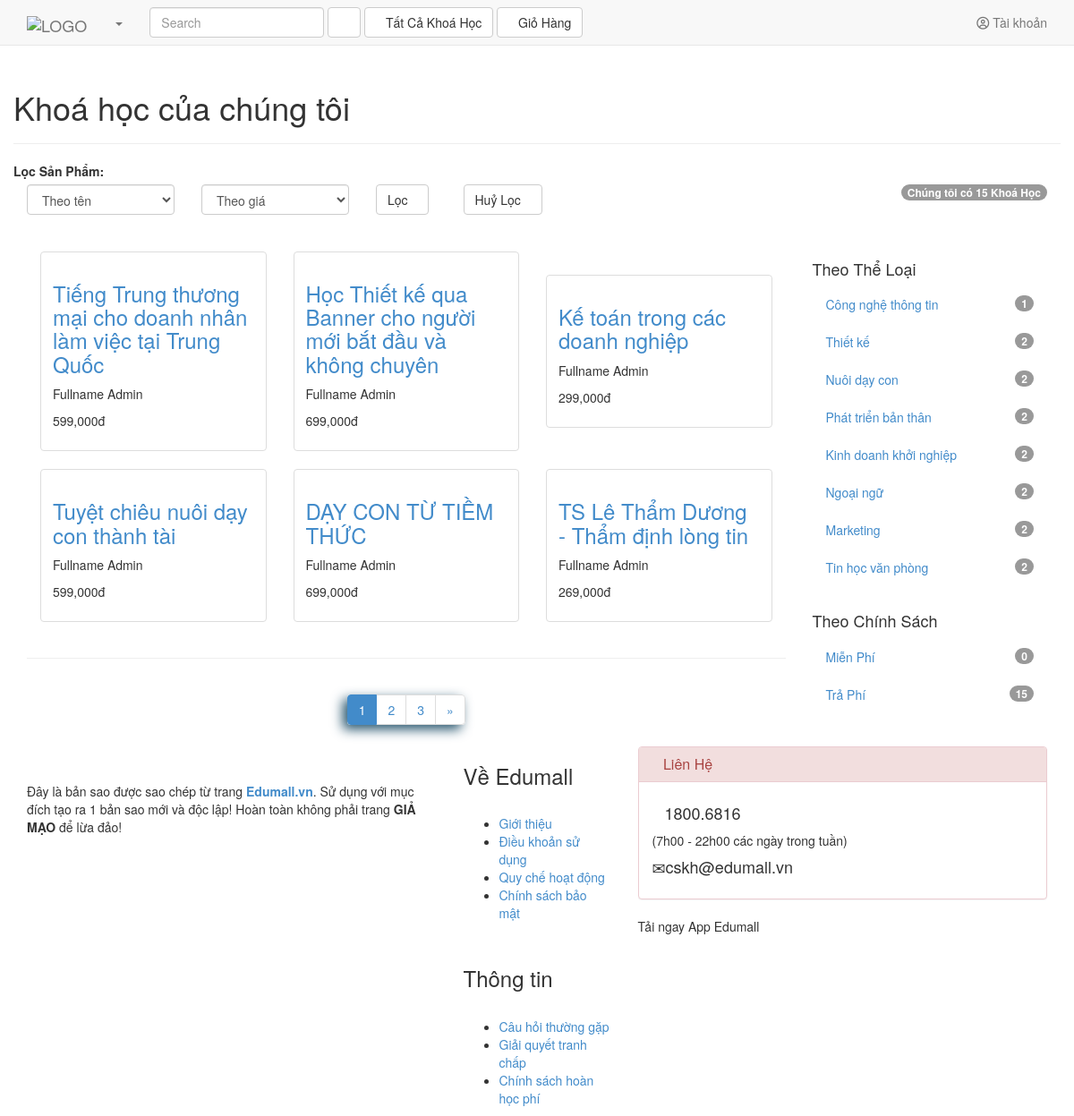
/index.php/courses, run on an earlier commit of the app's database.
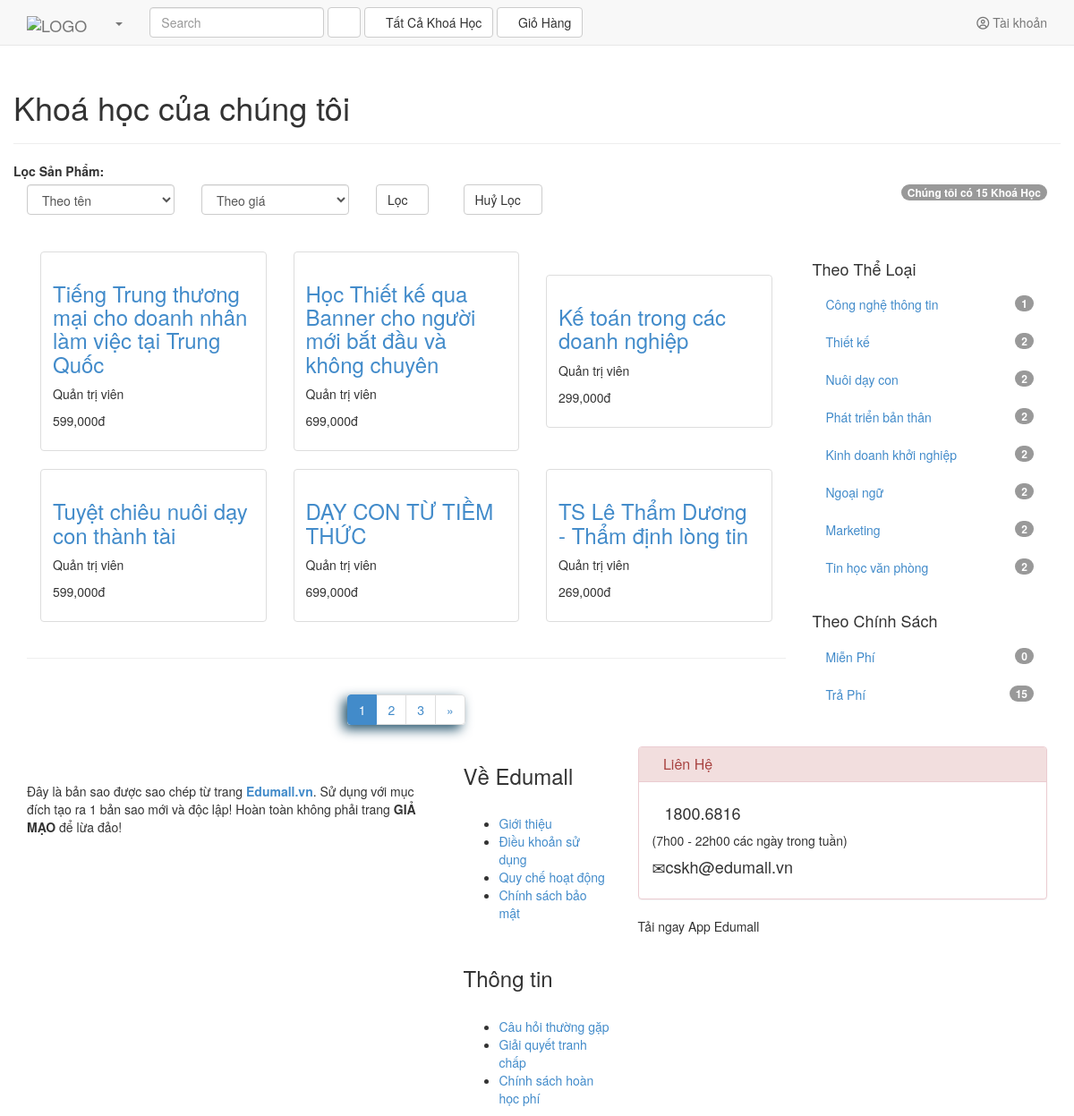
And on a later commit of the database.
### tables this page shows
CREATE TABLE `course` (
  `id_cs` int(11) NOT NULL,
  `ten_cs` varchar(255) NOT NULL,
  `info_cs` varchar(255) NOT NULL,
  `thumb_cs` varchar(255) NOT NULL,
  `id_user` int(11) NOT NULL,
  `mota_cs` text NOT NULL,
  `giaotrinh_cs` text NOT NULL,
  `id_cate` varchar(255) NOT NULL,
  `gia_cs` int(11) NOT NULL,
  `sobh_cs` int(11) NOT NULL,
  `time_cs` varchar(255) NOT NULL,
  `playlist_key` varchar(255) NOT NULL,
  `created_date` date NOT NULL
);

CREATE TABLE `user` (
  `id_user` int(11) NOT NULL,
  `email_user` varchar(255) NOT NULL,
  `pass_user` varchar(255) NOT NULL,
  `name_user` varchar(255) NOT NULL,
  `job_user` varchar(255) NOT NULL,
  `sex_user` tinyint(4) NOT NULL COMMENT '0-Female, 1-Male',
  `about_user` varchar(255) NOT NULL,
  `permission_user` int(11) NOT NULL DEFAULT '0' COMMENT '0 là chưa kích hoạt mail  -  1 là tv đã active  -  2 là GV  -  3 là ADMIN',
  `code_user` varchar(255) NOT NULL,
  `coin_user` int(11) NOT NULL,
  `avatar_user` varchar(255) NOT NULL DEFAULT 'default.jpg',
  `created_date` date NOT NULL
);

### application/views/v_courses.php (called while the page is built, shortened)
<?php
class V_Courses
{
	public function index($countrow, $query_poster, $paginator, $category, $fee, $keyword, $filter)
	{
		include 'res/courses.php';
	}
}

### application/controllers/Courses.php (called while the page is built, shortened)
<?php
class Courses extends CI_Controller {
	public function index()
	{
		if ($this->input->post('filter')) {
			$name = $this->input->post('name');
			$price = $this->input->post('price');
			if ($name != '' && $price != '') {
				$filter = $name.', '.$price;
			}
			if ($name != '' && $price == '') {
				$filter = $name;
			}
			if ($price != '' && $name == '') {
				$filter = $price;
			}
			if ($name == '' && $price == '') {
				$filter = 'id_cs ASC';
			}
			$this->session->set_userdata("filter", $filter);
		}
		else{
			if ($this->session->has_userdata('filter')) {
				$filter = $this->session->userdata('filter');
			} else {
				$filter = 'id_cs ASC';
			}
		}
		if ($this->input->post('search') == 'search') {
			$keyword = $this->input->post('keyword');
			$this->session->set_userdata("keyword", $keyword);
		}
		else{
			if ($this->session->has_userdata('keyword')) {
				$keyword = $this->session->userdata('keyword');
			} else {
				$keyword = '';
			}
		}
		$limit= 6;
		$model = new M_Courses();
		$query_poster = $model->showall($limit, $keyword, $filter);
		$countrow = $model->countrow($keyword);
		$config['base_url'] = base_url() . '/courses/';
		$config['total_rows'] = $countrow;
		$config['uri_segment']  = 2;
		$config['per_page'] = $limit;
		$config['prev_link']  = '&laquo;';
		$config['next_link']  = '&raquo;';
		$config['last_link']  = FALSE;
		$config['first_link'] = FALSE;
		$num_pages = $config["total_rows"] / $config["per_page"];
		$config["num_links"] = round($num_pages);
		$config['next_tag_open'] =  '<li>';
		$config['next_tag_close'] =  '</li>';
		$config['prev_tag_open'] =  '<li>';
		$config['prev_tag_close'] =  '</li>';
		$config['num_tag_open'] =  '<li>';
		$config['num_tag_close'] =  '</li>';
		$config['cur_tag_open'] =  '<li class="active"><a href="#">';
		$config['cur_tag_close'] =  '<span class="sr-only"></span></a></li>';
		$this->pagination->initialize($config);
		$paginator = $this->pagination->create_links();
		$category = array(
			array('key' => 'cntt', 'count' => $model->row_cntt(), 'name' => 'Công nghệ thông tin', ),
			array('key' => 'tk', 'count' => $model->row_tk(), 'name' => 'Thiết kế',),
			array('key' => 'ndc', 'count' => $model->row_ndc(), 'name' => 'Nuôi dạy con', ),
			array('key' => 'ptbt', 	'count' => $model->row_ptbt(), 'name' => 'Phát triển bản thân', ),
			array('key' => 'kdkn', 'count' => $model->row_kdkn(), 'name' => 'Kinh doanh khởi nghiệp', ),
			array('key' => 'nn', 'count' => $model->row_nn(), 'name' => 'Ngoại ngữ', ),
			array('key' => 'mkt', 'count' => $model->row_mkt(), 'name' => 'Marketing', ),
			array('key' => 'thvp', 'count' => $model->row_thvp(), 'name' => 'Tin học văn phòng', ),
		);
		$fee = array('free' => $model->row_free(), 'fee' => $model->row_fee(), );
		$view = new V_Courses();
		$view->index($countrow, $query_poster, $paginator, $category, $fee, $keyword, $filter);
	}
}

### index.php (called while the page is built, shortened)
<?php
require_once BASEPATH.'core/CodeIgniter.php';

### application/models/M_courses.php (called while the page is built, shortened)
<?php if ( ! defined('BASEPATH')) exit('No direct script access allowed');
class M_Courses extends CI_Model
{
    public function showall($limit, $keyword, $filter)
    {
    	$offset=$this->uri->segment(2);
    	$this->db->select('id_cs,thumb_cs,ten_cs,name_user,gia_cs');
        $this->db->from('course, user');
        $this->db->where('course.id_user = user.id_user');
        $custom = "(course.ten_cs LIKE '%$keyword%' OR user.name_user LIKE '%$keyword%' OR course.id_cate LIKE '%$keyword%')";
        $this->db->where($custom);
		$this->db->order_by($filter);
		$this->db->limit($limit, $offset);
		$query_poster = $this->db->get();
		return $query_poster;
    }
    public function countrow($keyword)
    {
        $this->db->from('course')->like('ten_cs', $keyword)->or_like('id_user', $keyword)->or_like('id_cate', $keyword);
    	return $this->db->count_all_results();
    }
    public function row_cntt()
    {
        $this->db->from('course')->where('id_cate', 'cntt');
        return $this->db->count_all_results();
    }
    public function row_tk()
    {
        $this->db->from('course')->where('id_cate', 'tk');
        return $this->db->count_all_results();
    }
    public function row_ndc()
    {
        $this->db->from('course')->where('id_cate', 'ndc');
        return $this->db->count_all_results();
    }
    public function row_ptbt()
    {
        $this->db->from('course')->where('id_cate', 'ptbt');
        return $this->db->count_all_results();
    }
    public function row_kdkn()
    {
        $this->db->from('course')->where('id_cate', 'kdkn');
        return $this->db->count_all_results();
    }
    public function row_nn()
    {
        $this->db->from('course')->where('id_cate', 'nn');
        return $this->db->count_all_results();
    }
    public function row_mkt()
    {
        $this->db->from('course')->where('id_cate', 'mkt');
        return $this->db->count_all_results();
    }
    public function row_thvp()
    {
        $this->db->from('course')->where('id_cate', 'thvp');
        return $this->db->count_all_results();
    }
    public function row_free()
    {
        $this->db->from('course')->where('gia_cs', 0);
        return $this->db->count_all_results();
    }
    public function row_fee()
    {
        $this->db->from('course')->where('gia_cs !=', 0);
        return $this->db->count_all_results();
    }
}

### res/courses.php (the view, shortened to what the changed rows need)
<!DOCTYPE html>
<html lang="en">
<head>
	<link rel="stylesheet" href="<?php echo base_url(); ?>res/bs/css/bootstrap.min.css">
	<link rel="stylesheet" href="<?php echo base_url(); ?>res/awesome/css/font-awesome.min.css">
	<link rel="stylesheet" href="<?php echo base_url(); ?>res/css/webstyle.css">
	<link rel="stylesheet" href="<?php echo base_url(); ?>res/css/courses.css">
</head>
<body>
	<main>
		<div class="container">
			<div class="row"><br><br>
				<h1>Khoá học của chúng tôi</h1>
				<div class="course col-md-9">
					<table>
							<tr>
								<?php
								$i = 0;
								foreach($query_poster->result() as $row){
									if($i == 3){
										echo "</tr>";
										$i = 0;
									}
								?>
								<td class="col-md-4">
									<div class="thumbnail">
										<div class="caption">
											<a href="<?php echo base_url('display?id=').$row->id_cs; ?>"><h3><?php echo $row->ten_cs; ?></h3></a>
											<p class="author">
												<?php echo $row->name_user; ?>
											</p>
											<p>
												<span class="gia"><?php echo number_format($row->gia_cs); ?>đ</span>
											</p>
										</div>
									</div>
								</td>
								<?php $i++; } ?>
					</table>
				</div>
			</div>
		</main>
	</body>
	</html>

What changed in the data, as far as the page shows it:
changed through a linked row, course "Tiếng Trung thương mại cho doanh nhân làm việc tại Trung Quốc": id_user.name_user "Fullname Admin" → "Quản trị viên"
changed through a linked row, course "Học Thiết kế qua Banner cho người mới bắt đầu và không chuyên": id_user.name_user "Fullname Admin" → "Quản trị viên"
changed through a linked row, course "Kế toán trong các doanh nghiệp": id_user.name_user "Fullname Admin" → "Quản trị viên"
changed through a linked row, course "Tuyệt chiêu nuôi dạy con thành tài": id_user.name_user "Fullname Admin" → "Quản trị viên"
changed course "DẠY CON TỪ TIỀM THỨC": id_user.name_user "Fullname Admin" → "Quản trị viên"
changed through a linked row, course "TS Lê Thẩm Dương - Thẩm định lòng tin": id_user.name_user "Fullname Admin" → "Quản trị viên"
